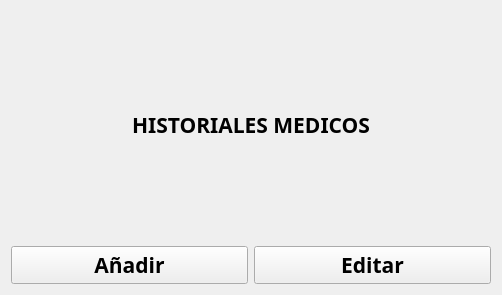
<?xml version="1.0" encoding="UTF-8"?>
<ui version="4.0">
 <class>Tercera_vista</class>
 <widget class="QWidget" name="Tercera_vista">
  <property name="geometry">
   <rect>
    <x>0</x>
    <y>0</y>
    <width>502</width>
    <height>295</height>
   </rect>
  </property>
  <property name="windowTitle">
   <string>Form</string>
  </property>
  <layout class="QGridLayout" name="gridLayout">
   <item row="0" column="0">
    <layout class="QVBoxLayout" name="verticalLayout">
     <item>
      <widget class="QLabel" name="label">
       <property name="font">
        <font>
         <family>Berlin Sans FB Demi</family>
         <pointsize>16</pointsize>
         <weight>75</weight>
         <bold>true</bold>
        </font>
       </property>
       <property name="text">
        <string>&lt;html&gt;&lt;head/&gt;&lt;body&gt;&lt;p align=&quot;center&quot;&gt;&lt;span style=&quot; font-size:16pt;&quot;&gt;HISTORIALES MEDICOS&lt;/span&gt;&lt;/p&gt;&lt;/body&gt;&lt;/html&gt;</string>
       </property>
      </widget>
     </item>
     <item>
      <layout class="QHBoxLayout" name="horizontalLayout">
       <item>
        <widget class="QPushButton" name="pushButton">
         <property name="font">
          <font>
           <family>Berlin Sans FB Demi</family>
           <pointsize>16</pointsize>
           <weight>75</weight>
           <bold>true</bold>
          </font>
         </property>
         <property name="text">
          <string>Añadir</string>
         </property>
         <property name="icon">
          <iconset resource="Icons.qrc">
           <normaloff>:/23632_add_user_icon.png</normaloff>:/23632_add_user_icon.png</iconset>
         </property>
         <property name="iconSize">
          <size>
           <width>75</width>
           <height>75</height>
          </size>
         </property>
         <property name="flat">
          <bool>false</bool>
         </property>
        </widget>
       </item>
       <item>
        <widget class="QPushButton" name="pushButton_2">
         <property name="font">
          <font>
           <family>Berlin Sans FB Demi</family>
           <pointsize>16</pointsize>
           <weight>75</weight>
           <bold>true</bold>
          </font>
         </property>
         <property name="text">
          <string>Editar</string>
         </property>
         <property name="icon">
          <iconset resource="Icons.qrc">
           <normaloff>:/88361_adwords_editor_icon.png</normaloff>:/88361_adwords_editor_icon.png</iconset>
         </property>
         <property name="iconSize">
          <size>
           <width>75</width>
           <height>75</height>
          </size>
         </property>
         <property name="flat">
          <bool>false</bool>
         </property>
        </widget>
       </item>
      </layout>
     </item>
    </layout>
   </item>
  </layout>
 </widget>
 <resources>
  <include location="Icons.qrc"/>
 </resources>
 <connections/>
</ui>
